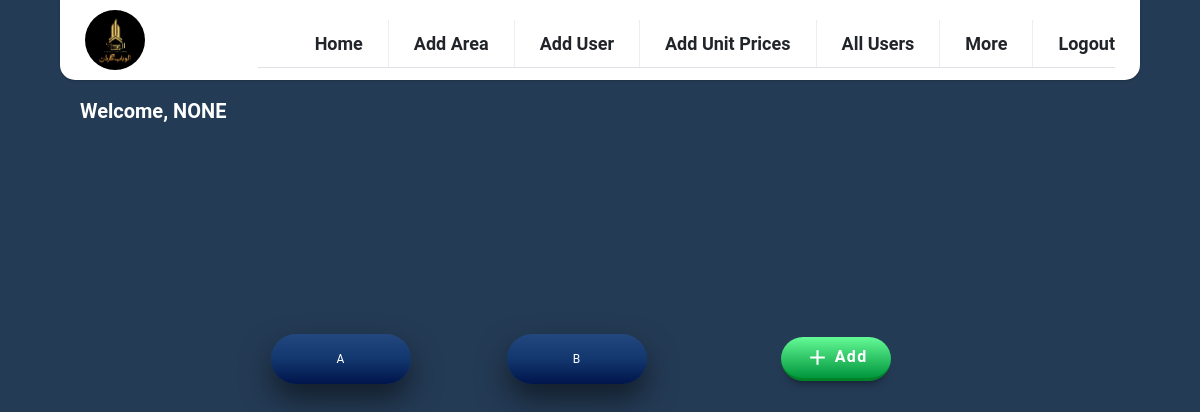
Screenshot of /home/ (signed in) with the database file from the repository.
### Users/models.py (models this page shows, shortened)
class CustomUser(AbstractBaseUser, PermissionsMixin):
    roles = [
        ('Admin', 'Admin'),
        ('Manager', 'Manager'),
        ('Meter Reader', 'Meter Reader'),
    ]
    email = models.EmailField(unique=True)
    username = models.CharField(max_length=155, null=True, unique=True)
    role = models.CharField(choices=roles,default=None,null=True, max_length=50)
    first_name = models.CharField(max_length=30, blank=True)
    last_name = models.CharField(max_length=30, blank=True)
    date_joined = models.DateTimeField(auto_now_add=True)
    is_active = models.BooleanField(default=True)
    is_staff = models.BooleanField(default=False)
    objects = CustomUserManager()
    USERNAME_FIELD = 'email'
    REQUIRED_FIELDS = []

### Area/models.py (models this page shows, shortened)
class Block(models.Model):
    block_name = models.CharField(max_length=30, default=None, null=True, blank=True)

### Area/views.py (the view, shortened to what this page needs)
# urls.py: path('',Home.as_view(), name='Home'),
class Home(View):
    def get(self,request,*args, **kwargs):
        context = {}
        areas = Areas.objects.all()
        bill = Meter.objects.all()
        context['areas'] = areas
        blocks = Block.objects.all()
        context['blocks'] = blocks
        if not request.user.is_authenticated:
            return redirect('/User/login')
        if request.user.is_superuser or request.user.role == 'Admin':
            return render(request, 'admin-home-blocks.html', context)
        if request.user.role == 'Meter Reader':
            return render(request, './MeterReader/home-meter-reader.html',context)
        if request.user.role == 'Manager':
            return render(request, 'Manager/manager-home-blocks.html', context)
        return render(request, '404_not_found.html')

### templates/admin-home-blocks.html (shortened to what this page needs)
{% extends "base_site.html" %} {% block title %} Admin | Home {% endblock %}
{%block content %} {% load static %}
<div
  class="row p-5 text-center mt-5 d-flex justify-content-center align-items-center"
>
  {% if not blocks %}
  <h1>No Blocks Added</h1>
  {%else%}
  {%for i in blocks %}
  <div
    class="col-lg-3 col-md-6 col-sm-6 col-xs-6 blocks d-flex justify-content-center align-items-center mt-5"
    style="width: fit-content"
  >
    <a href="{% url 'blocks_areas' block_name=i.block_name %}" class="d-inline">
      <button class="btn">
        <span class="btn-text-one">{{i.block_name}}</span>
      </button>
    </a>
  </div>
  {%endfor%} {%endif%}
  <div
    class="col-lg-3 col-md-6 col-sm-12 col-xs-12 blocks d-flex justify-content-center align-items-center mt-5 p-5"
  >
    <button title="Add" class="cssbuttons-io-button" onclick="ShowForm(event)">
      <svg
        height="25"
        width="25"
        viewBox="0 0 24 24"
        xmlns="http://www.w3.org/2000/svg"
      >
        <path d="M0 0h24v24H0z" fill="none"></path>
        <path d="M11 11V5h2v6h6v2h-6v6h-2v-6H5v-2z" fill="currentColor"></path>
      </svg>
      <span>Add</span>
    </button>
  </div>
</div>
{%endblock%}

### templates/base_site.html (shortened to what this page needs)
<!DOCTYPE html>
{% load static %}
<html lang="en">
<head>
  <link href="https://cdn.jsdelivr.net/npm/bootstrap@5.0.2/dist/css/bootstrap.min.css" rel="stylesheet"
 />
  <link rel="stylesheet" href="{% static 'css/styles.css'%}" />
</head>
<body>
  <header>
    <div class="nav-wrapper">
      <div class="logo-container">
        <img class="logo" style="border-radius: 50%" src="{% static 'css/logo.jpg'%}" alt="Logo" />
      </div>
      <nav>
        <div class="nav-container">
          <ul class="nav-tabs">
            <li class="nav-tab">
              <a class="text-decoration-none text-dark" href="/home/">Home</a>
            </li>
            <li class="nav-tab">
              <a class="text-decoration-none text-dark" href="/home/Addhouse/">Add Area</a>
            </li>
            {% if request.user.role == 'Admin' or request.user.is_superuser %}
            <li class="nav-tab">
              <a class="text-decoration-none text-dark" href="/User/Add/">Add User</a>
            </li>
            {%endif%}
            <li class="nav-tab">
              <a class="text-decoration-none text-dark" href="/charges/Add/">Add Unit Prices</a>
            </li>
            <li class="nav-tab">
              <a class="text-decoration-none text-dark" href="/User/AllUsers/">All Users</a>
            </li>
            <li class="nav-tab">
              <a class="text-decoration-none text-dark" href="/admin/">More</a>
            </li>
            <li class="nav-tab">
              <a class="text-decoration-none text-dark" href="/home/logout/">Logout</a>
            </li>
          </ul>
        </div>
      </nav>
    </div>
  </header>
  <div class="username fw-bold" style="font-size: 20px; padding: 1rem 5rem; color: white">
    Welcome, {{request.user.username|upper}}
  </div>
  <main>{% block content %} {% endblock %}</main>
</body>
</html>

### static/css/styles.css (style rules this page uses)
html, body { margin: 0; height: 100vh; width: 100vw; }
body { font-family: "Roboto", sans-serif; background-color: #243b55; }
.nav-wrapper { display: flex; position: relative; flex-direction: row; flex-wrap: nowrap; align-items: center; justify-content: space-between; margin: auto; width: 90%; height: 80px; border-radius: 0 0 15px 15px; padding: 0 25px; z-index: 2; background: #fff; box-shadow: 0 1px 2px rgba(0, 0, 0, 0.2); }
.logo-container { display: flex; justify-content: center; align-items: center; }
.logo { height: 60px; }
.nav-tabs { display: flex; font-weight: 600; font-size: 18px; list-style: none; }
.nav-tab:not(:last-child) { padding: 10px 25px; margin: 0; border-right: 1px solid #eee; }
.nav-tab:last-child { padding: 10px 0 0 25px; }
.nav-tab, .menu-btn { cursor: pointer; }
:root { --white: #afafaf; --red: #e31b23; --bodyColor: #292a2b; --borderFormEls: hsl(0, 0%, 10%); --bgFormEls: hsl(0, 0%, 14%); --bgFormElsFocus: hsl(0, 7%, 20%); }
.my-form input, select, textarea, button { font-family: inherit; font-size: 100%; }
.blocks .btn { width: 140px; height: 50px; background: linear-gradient(to top, #00154c, #12376e, #23487f); color: #fff; border-radius: 50px; border: none; outline: none; cursor: pointer; position: relative; box-shadow: 0 15px 30px rgba(0, 0, 0, 0.5); overflow: hidden; }
.blocks .btn span { font-size: 12px; text-transform: uppercase; letter-spacing: 1px; transition: top 0.5s; }
.blocks { padding: 3rem; }
.blocks .btn-text-one { position: absolute; width: 100%; top: 50%; left: 0; transform: translateY(-50%); }
.cssbuttons-io-button { display: block; align-items: center; justify-content: center; gap: .2em; font-family: inherit; font-weight: 600; font-size: 16px; padding: .5em 1.5em; color: white; background: linear-gradient(0deg, rgb(0, 150, 60), rgb(100, 250, 150)); border: none; outline: none; border-bottom: 3px solid rgb(0, 130, 40); box-shadow: 0 .5em .5em -.4em rgb(0, 0, 0, .5); letter-spacing: 0.08em; border-radius: 20em; cursor: pointer; transition: .5s; }

### rows the page displays
CustomUser: user.username "NONE"
Block: block_name "A"
Block: block_name "B"
